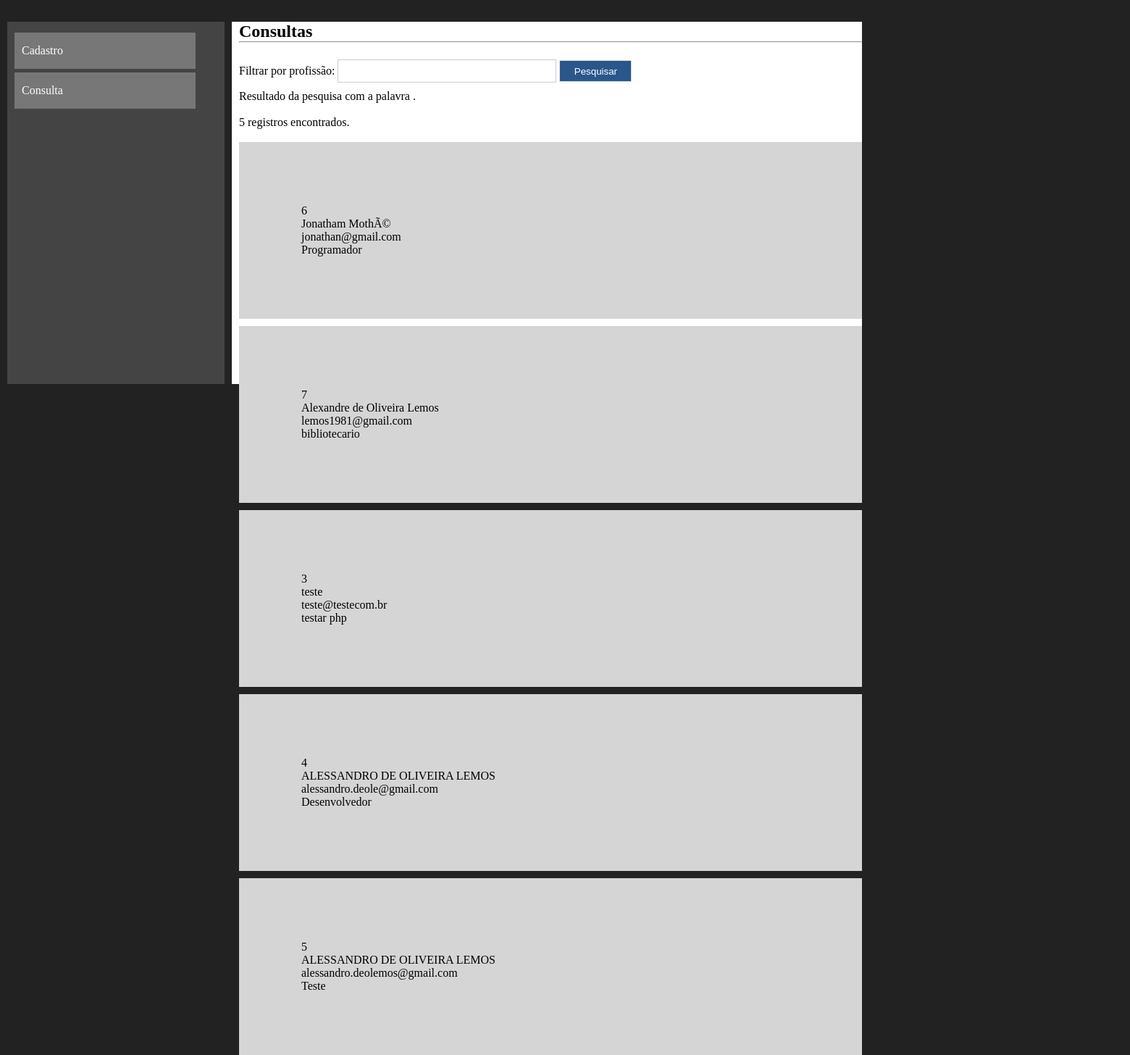
/consultas.php, run on the app's committed database.
### tables this page shows
CREATE TABLE IF NOT EXISTS `usuarios` (
  `codigo` int(11) NOT NULL AUTO_INCREMENT,
  `nome` varchar(40) NOT NULL,
  `email` varchar(40) NOT NULL,
  `profissao` varchar(40) NOT NULL,
  PRIMARY KEY (`codigo`),
  UNIQUE KEY `email` (`email`)
);

### consultas.php (the view, shortened to what this page needs)
<?php
include_once("conexao.php");
$filtro = isset($_GET['filtro'])?$_GET['filtro']:"";
$sql = "select * from usuarios where profissao like '%$filtro%'";
$consulta = mysqli_query($conexao,$sql);
$registros = mysqli_num_rows($consulta);
?>
<!DOCTYPE html>
<html lang="pt-br">
<head>
    <link rel="stylesheet" href="_css/estilo.css"
</head>
<body>
    <div class="container">
    <nav>
      <ul class="menu">
          <a href="index.php"><li>Cadastro</li></a>
          <a href="consultas.php"><li>Consulta</li></a>
        </ul>
    </nav>
    <section>
        <h1>Consultas</h1>
        <hr><br>
        <form method="get" action="">
            Filtrar por profissão: <input type="text" name="filtro" class="campo" require autofocus>
            <input type="submit" value="Pesquisar" class="btn">
        </form>
        <?php
        print "Resultado da pesquisa com a palavra <strong>$filtro</strong>.<br><br>";
        print "$registros registros encontrados.";
        print "<br><br>";
        while($exibirRegistros = mysqli_fetch_array($consulta)){
            $codigo = $exibirRegistros[0];
            $nome = $exibirRegistros[1];
            $email = $exibirRegistros[2];
            $profissao = $exibirRegistros[3];
            print "<article>";
            print "$codigo<br>";
            print "$nome<br>";
            print "$email<br>";
            print "$profissao<br>";
            print "</article>";
        }
        ?>
    </section>
</body>
</html>

### _css/estilo.css (style rules this page uses)
* { margin: 0; padding: 0; }
a { text-decoration: none; color: #fff; }
body { background-color: #222; font-family: Verdana; font-size: 100%; }
.container { margin: auto; width: 12000px; margin-top: 20px; padding: 10px; }
nav { width: 300px; height: 500px; background-color: #444; float: left; box-sizing: border-box; padding: 10px; }
section { width: 870px; height: 500px; margin-left: 10px; float:left; background-color: #fff; box-sizing: border-box; padding-left: 10px; }
ul.menu { list-style-type: none; }
ul.menu li { width: 250px; height: 50px; line-height: 50px; background-color: #777; color: #fff; margin-top: 5px; box-sizing: border-box; padding-left: 10px }
.btn { width: 100px; height: 30px; border: 1px solid #ddd; background-color: #2a578b; color: #fff; cursor: pointer; }
.campo { width: 300px; height: 30px; border: 1px solid #ccc; margin-top: 5px; margin-bottom: 10px; }
article { width: 100%; box-sizing: border-box; padding: 10%; background-color: #d6d5d5; margin-bottom: 10px; }

### data on the page
usuarios: codigo "6", nome "Jonatham MothÃ©", email "jonathan@gmail.com", profissao "Programador"
usuarios: codigo "7", nome "Alexandre de Oliveira Lemos", email "lemos1981@gmail.com", profissao "bibliotecario"
usuarios: codigo "3", nome "teste", email "teste@testecom.br", profissao "testar php"
usuarios: codigo "4", nome "ALESSANDRO DE OLIVEIRA LEMOS", email "alessandro.deole@gmail.com", profissao "Desenvolvedor"
usuarios: codigo "5", nome "ALESSANDRO DE OLIVEIRA LEMOS", email "alessandro.deolemos@gmail.com", profissao "Teste"

### other printed values
$registros "5"
